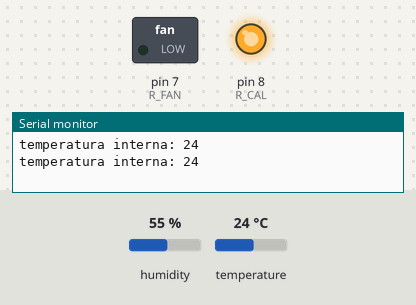
This sketch was run on a simulated Arduino Uno, built with avr-gcc and run on an emulated ATmega328P. Parts: switched loads named in the sketch (green lamp = pin HIGH), output pins drawn as LEDs (lit = HIGH), the last lines printed to the serial monitor. The test bench sets the inputs (shaded band); at power-on: temperature 24 °C, humidity 55 %.

Above: at 2.8 s.
2.9 s: temperature set to 19 °C
5.6 s: temperature set to 16 °C
At 6.6 s:
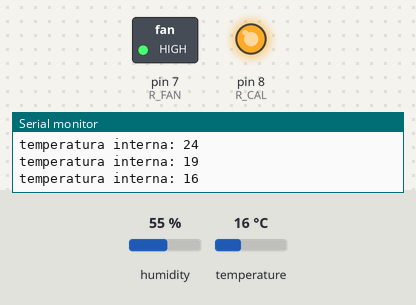
8.3 s: temperature set to 18 °C
11.3 s: temperature set to 21 °C
At 12.6 s:
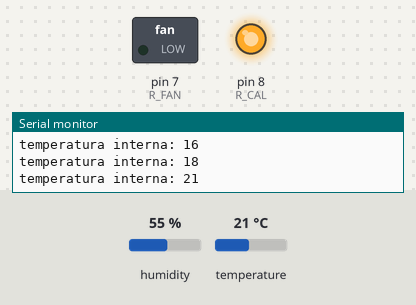
14.0 s: temperature set to 12 °C
At 15.0 s:
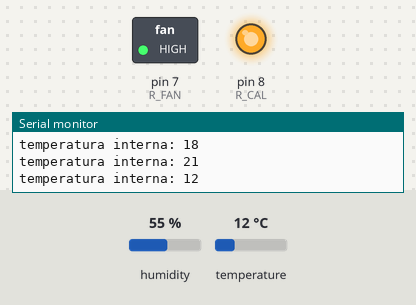
Timing chart, 0 to 17.0 s (numbered marks = the images above; inputs shaded):
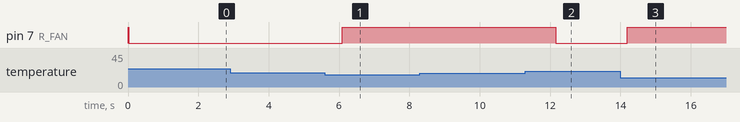

Measured:
- the behaviour switches between 18 and 17 °C on temperature (found by bisection; images 0 and 1)
- the behaviour switches between 19 and 20 °C on temperature (found by bisection; images 1 and 2)
- after the input at 5.6 s, pin 7 (R_FAN): LOW → HIGH after 0.49 s
- after the input at 11.3 s, pin 7 (R_FAN): HIGH → LOW after 0.87 s
- after the input at 14.0 s, pin 7 (R_FAN): LOW → HIGH after 0.19 s

The sketch:

Control_Histeresis_Temp.ino
```cpp
// Example testing sketch for various DHT humidity/temperature sensors
// Written by ladyada, public domain

#include "DHT.h"

#define DHTPIN 2     // what digital pin we're connected to
#define DHTTYPE DHT11   // DHT 11

#define R_FAN 7
#define R_CAL 8
#define HISTERESIS 1

#define TEMP_OBJ_FAN 18
#define TEMP_MAX_FAN TEMP_OBJ_FAN+HISTERESIS
#define TEMP_MIN_FAN  TEMP_OBJ_FAN-HISTERESIS

#define TEMP_OBJ_CAL 12
#define TEMP_MAX_CAL TEMP_OBJ_CAL+HISTERESIS
#define TEMP_MIN_CAL  TEMP_OBJ_CAL-HISTERESIS

int hum_ext;
int temp_ext;
int hum_int;
int temp_int;

int temp;
bool fan_flag = false;
bool cal_flag = false;

// Connect pin 1 (on the left) of the sensor to +5V
// NOTE: If using a board with 3.3V logic like an Arduino Due connect pin 1
// to 3.3V instead of 5V!
// Connect pin 2 of the sensor to whatever your DHTPIN is
// Connect pin 4 (on the right) of the sensor to GROUND
// Connect a 10K resistor from pin 2 (data) to pin 1 (power) of the sensor

// Initialize DHT sensor.
// Note that older versions of this library took an optional third parameter to
// tweak the timings for faster processors.  This parameter is no longer needed
// as the current DHT reading algorithm adjusts itself to work on faster procs.

DHT dht(DHTPIN, DHTTYPE);
DHT dht2(4,DHTTYPE);

void leer_dht();
void leer_dht2();
void imprimir_ht();
void control_temp();

void setup() {
  pinMode(R_FAN,OUTPUT);
  pinMode(R_CAL,OUTPUT);
  digitalWrite(R_FAN,HIGH);
  digitalWrite(R_CAL,HIGH);
  dht2.begin();
  Serial.begin(9600);
}

void loop() {
  // Wait a few seconds between measurements.
  leer_dht2();
  control_temp();
  imprimir_ht();
  delay(2000);

}

void leer_dht(){

  hum_ext = dht.readHumidity();
  temp_ext = dht.readTemperature();

  // Check if any reads failed and exit early (to try again).
  if (isnan(hum_ext) || isnan(temp_ext)) {
    Serial.println("Failed to read from DHT sensor!");
    return;
  }
}

void leer_dht2(){

  hum_int = dht.readHumidity();
  temp_int = dht.readTemperature();

  // Check if any reads failed and exit early (to try again).
  if (isnan(hum_int) || isnan(temp_int)) {
    Serial.println("Failed to read from DHT sensor!");
    return;
  }
}

void imprimir_ht(){
  Serial.print("temperatura interna: ");
  Serial.println(temp_int);
}

void control_temp(){

  if(temp_int > TEMP_MAX_FAN && !fan_flag){
    digitalWrite(R_FAN,LOW);
    fan_flag = true;
  }
  else if(temp_int <= TEMP_MIN_FAN && fan_flag){
    digitalWrite(R_FAN,HIGH);
    fan_flag = false;
  }

  if(temp_int < TEMP_MIN_CAL && !cal_flag){
    digitalWrite(R_CAL,LOW);
    cal_flag = true;
  }
  else if(temp_int >= TEMP_MAX_CAL && cal_flag){
    digitalWrite(R_CAL,HIGH);
    cal_flag = false;
  }
}
```
